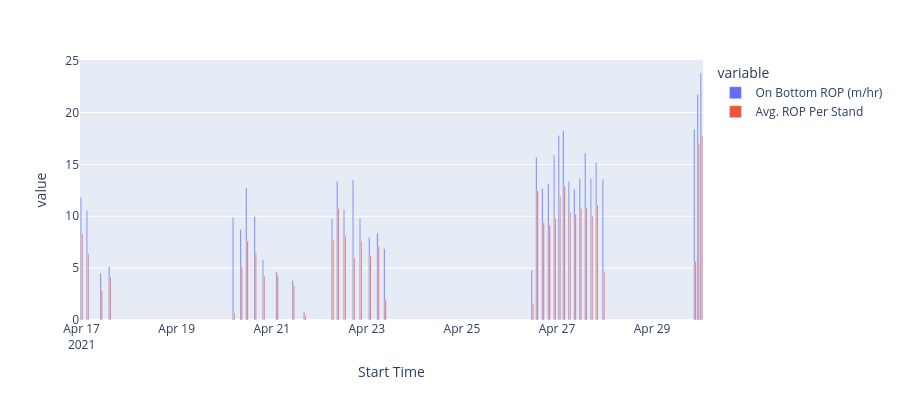

Notebook source saved alongside this figure:
### Code cell
OBH_ROP_DF = Data_Temp.copy()

OBH_ROP_DF = OBH_ROP_DF[OBH_ROP_DF['SUB-ACTIVITY']=='Connection']
# OBH_ROP_DF = OBH_ROP_DF.dropna(subset=['Stand Group_Pred_Shift'])
OBH_ROP_DF = OBH_ROP_DF[OBH_ROP_DF['Total Stand Drilling Meterage (m)']!=0]
OBH_ROP_DF['On Bottom ROP (m/hr)'] = OBH_ROP_DF['Total Stand Drilling Meterage (m)'] / (OBH_ROP_DF['On Bottom state (hrs)'])
OBH_ROP_DF['Avg. ROP Per Stand'] = OBH_ROP_DF['Total Stand Drilling Meterage (m)'] / (OBH_ROP_DF['Total Stand Duration (hrs)'])
OBH_ROP_DF
import plotly.express as px
fig = px.bar(OBH_ROP_DF, x="Start Time", y=['On Bottom ROP (m/hr)','Avg. ROP Per Stand'],
              barmode='group',
             height=400)
fig.show()

### Figure 1 — Plotly figure (JSON) as saved in the notebook; plotly's stock layout.template omitted (floating-point values rounded to 4 significant figures)
{"data": [{"alignmentgroup": "True", "hovertemplate": "variable=On Bottom ROP (m/hr)<br>Start Time=%{x}<br>value=%{y}<extra></extra>", "legendgroup": "On Bottom ROP (m/hr)", "marker": {"color": "#636efa", "pattern": {"shape": ""}}, "name": "On Bottom ROP (m/hr)", "offsetgroup": "On Bottom ROP (m/hr)", "orientation": "v", "showlegend": true, "textposition": "auto", "type": "bar", "x": ["2021-04-16T23:58:45", "2021-04-17T03:01:15", "2021-04-17T09:54:50", "2021-04-17T14:12:25", "2021-04-20T04:45:46", "2021-04-20T08:36:00", "2021-04-20T11:28:00", "2021-04-20T15:40:31", "2021-04-20T19:52:16", "2021-04-21T02:42:31", "2021-04-21T10:53:31", "2021-04-21T16:37:50", "2021-04-22T06:42:00", "2021-04-22T09:21:00", "2021-04-22T12:48:00", "2021-04-22T17:20:34", "2021-04-22T20:52:24", "2021-04-23T01:32:24", "2021-04-23T05:40:15", "2021-04-23T09:10:00", "2021-04-26T11:36:00", "2021-04-26T13:55:00", "2021-04-26T16:58:15", "2021-04-26T19:58:25", "2021-04-26T22:51:45", "2021-04-27T01:14:41", "2021-04-27T03:30:41", "2021-04-27T06:19:21", "2021-04-27T09:05:02", "2021-04-27T11:50:13", "2021-04-27T14:34:00", "2021-04-27T17:27:42", "2021-04-27T20:04:13", "2021-04-27T23:29:33", "2021-04-29T21:38:24", "2021-04-29T23:20:49", "2021-04-30T00:55:34"], "xaxis": "x", "y": [11.84, 10.56, 4.534, 5.116, 9.874, 8.727, 12.75, 9.948, 5.812, 4.642, 3.802, 0.8107, 9.735, 13.38, 10.66, 13.51, 9.818, 7.923, 8.382, 6.863, 4.762, 15.68, 12.67, 13.15, 15.91, 17.79, 18.24, 13.36, 12.61, 13.64, 16.11, 13.62, 15.18, 13.56, 18.38, 21.73, 23.82], "yaxis": "y"}, {"alignmentgroup": "True", "hovertemplate": "variable=Avg. ROP Per Stand<br>Start Time=%{x}<br>value=%{y}<extra></extra>", "legendgroup": "Avg. ROP Per Stand", "marker": {"color": "#EF553B", "pattern": {"shape": ""}}, "name": "Avg. ROP Per Stand", "offsetgroup": "Avg. ROP Per Stand", "orientation": "v", "showlegend": true, "textposition": "auto", "type": "bar", "x": ["2021-04-16T23:58:45", "2021-04-17T03:01:15", "2021-04-17T09:54:50", "2021-04-17T14:12:25", "2021-04-20T04:45:46", "2021-04-20T08:36:00", "2021-04-20T11:28:00", "2021-04-20T15:40:31", "2021-04-20T19:52:16", "2021-04-21T02:42:31", "2021-04-21T10:53:31", "2021-04-21T16:37:50", "2021-04-22T06:42:00", "2021-04-22T09:21:00", "2021-04-22T12:48:00", "2021-04-22T17:20:34", "2021-04-22T20:52:24", "2021-04-23T01:32:24", "2021-04-23T05:40:15", "2021-04-23T09:10:00", "2021-04-26T11:36:00", "2021-04-26T13:55:00", "2021-04-26T16:58:15", "2021-04-26T19:58:25", "2021-04-26T22:51:45", "2021-04-27T01:14:41", "2021-04-27T03:30:41", "2021-04-27T06:19:21", "2021-04-27T09:05:02", "2021-04-27T11:50:13", "2021-04-27T14:34:00", "2021-04-27T17:27:42", "2021-04-27T20:04:13", "2021-04-27T23:29:33", "2021-04-29T21:38:24", "2021-04-29T23:20:49", "2021-04-30T00:55:34"], "xaxis": "x", "y": [8.288, 6.364, 2.835, 4.15, 0.6774, 5.12, 7.62, 6.4, 4.235, 4.325, 3.327, 0.4898, 7.698, 10.78, 8.128, 6.009, 7.584, 6.197, 7.09, 1.983, 1.62, 12.45, 9.365, 9.15, 9.79, 11.93, 12.95, 10.39, 10.18, 10.75, 10.86, 10.03, 11.07, 4.678, 5.676, 17.05, 17.82], "yaxis": "y"}], "layout": {"barmode": "group", "height": 400, "legend": {"title": {"text": "variable"}, "tracegroupgap": 0}, "margin": {"t": 60}, "xaxis": {"anchor": "y", "domain": [0, 1], "title": {"text": "Start Time"}}, "yaxis": {"anchor": "x", "domain": [0, 1], "title": {"text": "value"}}}}
